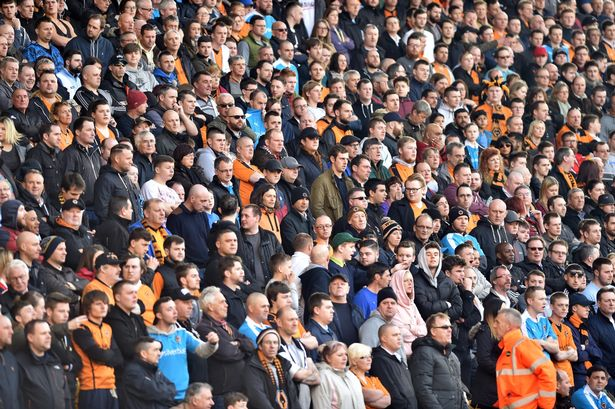
#> input picture production_clients/samples/inputs/face_detection1.jpg, 615 x 409 px, found by its file name
$ python object_detection_pre.py
#> lines starting #> are read from the running program, lines starting #| are printed output that depends on the picture
### src/clients/base_client.py
from typing import List
import numpy as np
from attrdict import AttrDict
from google.protobuf.json_format import MessageToDict

import tritonclient.grpc as grpcclient
from tritonclient.utils import InferenceServerException, triton_to_np_dtype

import time

from rich.live import Live
from rich.table import Table
from rich.console import Console

class PerformanceMonitor:
    def __init__(self, client) -> None:
        self.client = client

    def __enter__(self):
        self.client.console.rule(f'⚡ Starting performence benchmark ⚡', style = 'white')
        self.client.time_profile = True

        self.start = time.perf_counter()
        benchmark_table = self.client._get_benchmark_table()
        self.client._live = Live(benchmark_table, refresh_per_second = 20)
        self.client._live.start(True)

    def __exit__(self, exc_type, exc_value, exc_traceback):
        self.client._live.stop()
        self.client.time_profile = False

        self.client.console.rule(f'✅ Benchmark Completed in: {time.perf_counter() - self.start:.4f} ✅', style = 'white')
        print()


class BaseGRPCClient:
    def __init__(
        self,
        model_name: str,
        url: str = "0.0.0.0:8001",
        model_version: int = 1,
        hot_reloads: int = 5,
        triton_params: dict = None,
        **kwargs
    ) -> None:

#> called with model_name = 'object_detection_pre', url = '0.0.0.0:8001', model_version = 1, hot_reloads = 5
        self.console = Console()
        self.console.rule(f'⚡ Client Initialization Started ⚡', style = 'white')
        start = time.perf_counter()

        self.model_name = model_name
        self.model_version = str(model_version)
        self.inputs = None
        self.request_id = -1
        self.hot_reloads = hot_reloads
        self.benchmark_performance_stats = None
        self.cumulative_runtime = 0.0
        self.runtimes = []
        self.time_profile = False
        self.batch_size = 1

        self.triton_params = triton_params
        if triton_params:
            self.triton_params_dtypes = []

            for key, float_value in self.triton_params.items():
                self.triton_params[key] = np.array([[float_value]], dtype = np.float32)

        for key, value in kwargs.items():
            setattr(self, key, value)

        try:
            self.console.log("Initializing GRPC Client...")
            self.triton_client = grpcclient.InferenceServerClient(url = url)
        except InferenceServerException as e:
            self.console.log(e)
            raise

        try:
            self.console.log("Retrieving Model Metadata...")
            model_metadata = self.triton_client.get_model_metadata(
                model_name = self.model_name,
                model_version = self.model_version
            )
        except InferenceServerException as e:
            self.console.log(e)
            raise

        try:
            self.console.log("Retrieving Model Config...")
            model_config = self.triton_client.get_model_config(
                model_name = self.model_name,
                model_version = self.model_version
            )
        except InferenceServerException as e:
            self.console.log(e)
            raise

        table = self.setup_metadata(model_metadata, model_config)

        self.console.print(table)
        self.console.rule(f'✅ Client Initialization Completed in {time.perf_counter() - start:.4f} ✅', style = 'white')
        print()

    # [42 lines left out: functions setup_metadata, parse_model, not called in this run]

    # [7 lines of commented-out code are left out]

    def preprocess(self, input_batch, input_batch_idx):
        return input_batch

    # [15 lines left out: function generate_request, not called in this run]

    def add_triton_params(self):
        if self.triton_params:
            for (param_name, param_np_array), dtype in zip(self.triton_params.items(), self.triton_params_dtypes):
                parma_batch = np.repeat(param_np_array, repeats = self.batch_size, axis = 0)
                infer_inputs = grpcclient.InferInput(param_name, parma_batch.shape, dtype)
                infer_inputs.set_data_from_numpy(parma_batch.astype(triton_to_np_dtype(dtype)))
                self.inputs.append(infer_inputs)

    def _get_benchmark_table(self):
        benchmark_table = Table(title = f'{self.model_name.replace("_", " ").title()} Benchmarks Statistics', min_width = 50, title_justify = 'left', title_style = 'purple3')
        benchmark_table.add_column("Stats Metric", justify = 'right', style = 'cyan')
        benchmark_table.add_column("Seconds", style = 'spring_green3')

        return benchmark_table

    def perform_inference(self, *input_batches):
        if self.time_profile:
            start = time.perf_counter()

        self.generate_request(*input_batches)
        self.add_triton_params()
        self.request_id += 1

        response = self.triton_client.infer(
            self.model_name,
            self.inputs,
            request_id = str(self.request_id),
            model_version = self.model_version
        )

        del self.inputs

        outputs = []

        for config in self.output_config:
            outputs.append(response.as_numpy(config['name']))

        if len(outputs) == 1:
            result = self.postprocess(outputs[0])
        else:
            result = self.postprocess(*outputs)

        if self.time_profile and self.request_id >= self.hot_reloads:
            took = time.perf_counter() - start
            self.runtimes.append(took)

            a = np.array(self.runtimes)
            self.runtimes = self.runtimes[-1000:]
            self.cumulative_runtime = (0.9 * self.cumulative_runtime) + (0.1 * took)

            benchmark_table = self._get_benchmark_table()

            self.benchmark_performance_stats = ('Mean', f'{a.mean():.8f}'), ('Std', f'{a.std():.8f}'), ('95%', f'{np.percentile(a, 95):.8f}'), ('Min', f'{a.min():.8f}'), ('Max', f'{a.max():.8f}'), ('Median', f'{np.median(a):.8f}'), ('Weighted', f'{self.cumulative_runtime:.8f}'),

            for (metric_name, value) in self.benchmark_performance_stats:
                benchmark_table.add_row(metric_name, value)

            self._live.update(benchmark_table)

        return result

    # [5 lines left out: function postprocess, not called in this run]

    def monitor_performance(self):
        return PerformanceMonitor(self)

### src/clients/object_detection_pre.py
import numpy as np
from clients.base_client import BaseGRPCClient
import cv2

class ObjectDetectionPreGRPCClient(BaseGRPCClient):
    def __init__(
        self,
        triton_params = dict(
            joined_encodings = None,
            split_indices = None,
            resize_dim = 640,
        ),
        **kwargs
    ) -> None:
        super().__init__(triton_params = triton_params, model_name = 'object_detection_pre', **kwargs)
#> (the call stopped at in __init__, `self.triton_client = grpcclient.InferenceServerClient(url = url)`: tritonclient is not available in this run)

        remainder = (self.triton_params['resize_dim'] % 32)

        if remainder:
            self.triton_params['resize_dim'] = self.triton_params['resize_dim'] - remainder + 32
        else:
            self.triton_params['resize_dim'] = self.triton_params['resize_dim']

    def generate_request(self, *input_batches):
        self.inputs = []
        joined_encodings = []
        split_indices = []

        for cv2_image in input_batches[0]:
            encodings = cv2.imencode('.jpg', cv2_image, [int(cv2.IMWRITE_JPEG_QUALITY), 90])[1]
            joined_encodings.append(encodings)

            split_indices.append((split_indices[-1] if len(split_indices) else 0) + len(encodings))

        self.triton_params['joined_encodings'] = np.expand_dims(np.concatenate(joined_encodings, axis = 0), 0)
        self.triton_params['split_indices'] = np.expand_dims(np.array(split_indices), 0)

if __name__ == '__main__':
    import cv2

    client = ObjectDetectionPreGRPCClient(
        triton_params = dict(
            joined_encodings = None,
            split_indices = None,
            resize_dim = 900,
        ),
    )
    cv2_image1 = cv2.resize(cv2.imread('production_clients/samples/inputs/face_detection1.jpg'), (1280, 720))
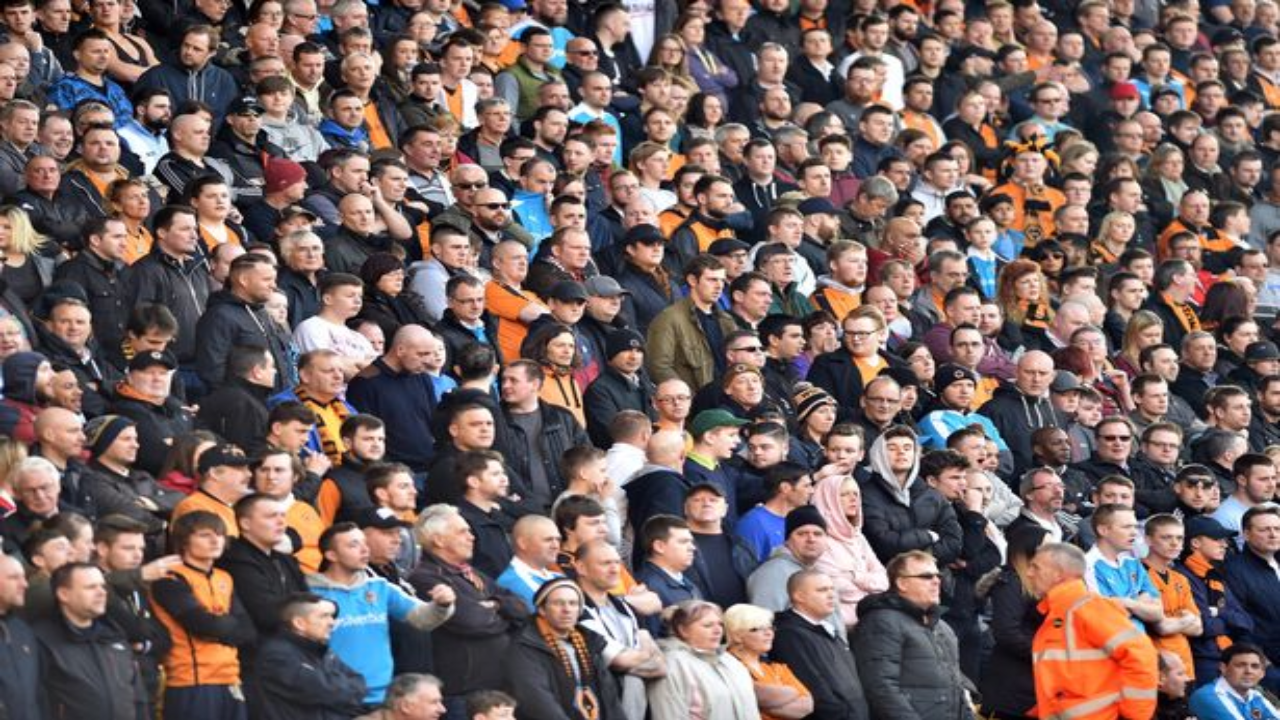
#> cv2_image1: shape (720, 1280, 3); mean B, G, R 96.9, 98.5, 115.3
    cv2_image2 = cv2.resize(cv2.imread('production_clients/samples/inputs/face_detection2.jpg'), (1280, 720))
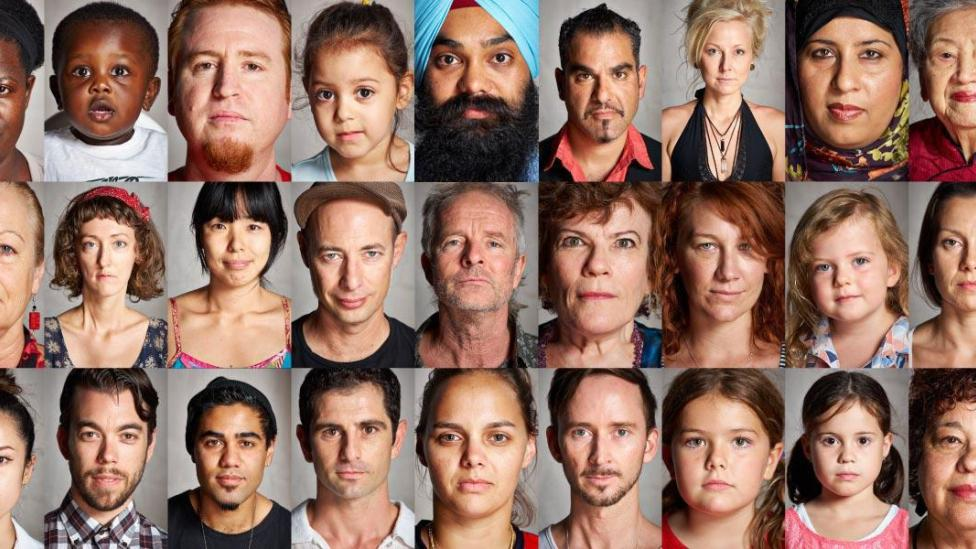
#> input picture production_clients/samples/inputs/face_detection2.jpg, 976 x 549 px, found by its file name
    cv2_image3 = cv2.resize(cv2.imread('production_clients/samples/inputs/pedestrian_detection1.jpg'), (1280, 720))
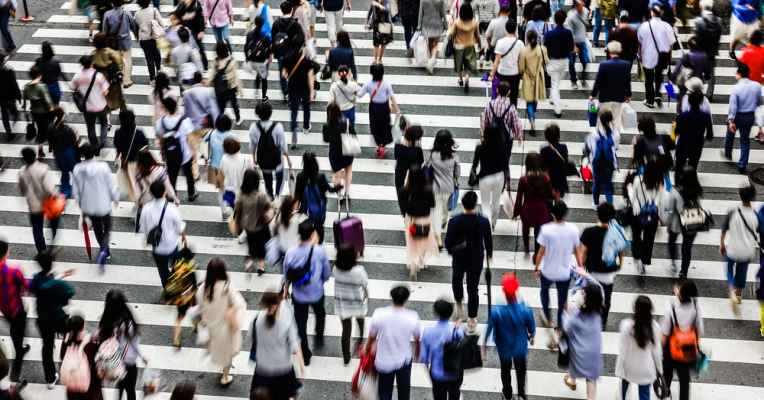
#> input picture production_clients/samples/inputs/pedestrian_detection1.jpg, 1528 x 800 px, found by its file name (shown at 1/2 size)
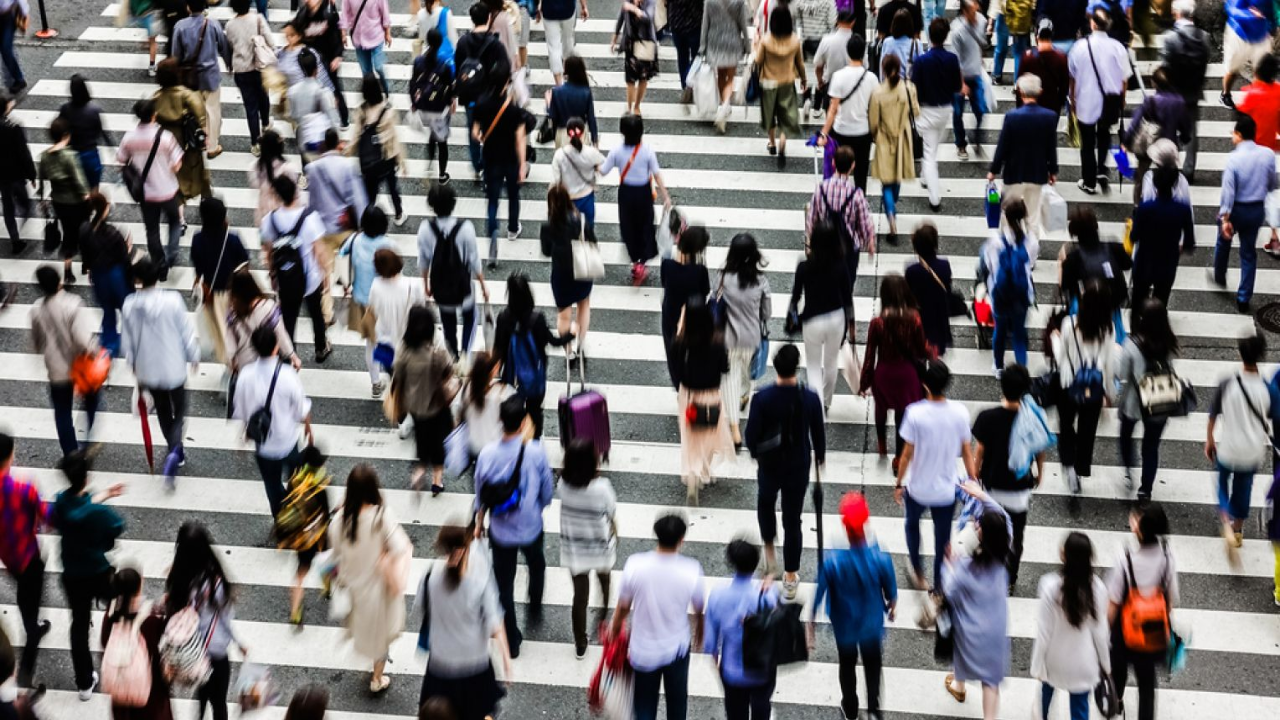
#> cv2_image3: shape (720, 1280, 3); mean B, G, R 114.1, 111.8, 114.7

    with client.monitor_performance():
        for _ in range(100):
#> (the run stopped early here; a loop or call above may not have finished)
